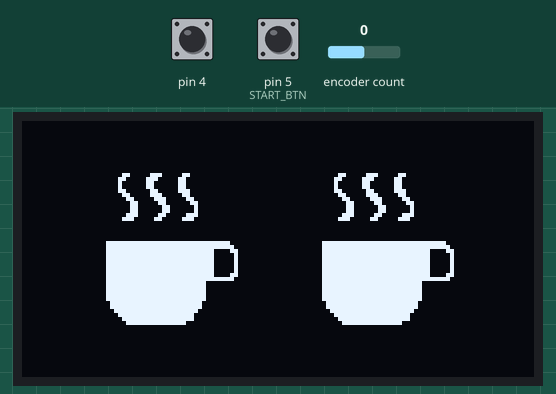
Simulated run of this program. Board: Arduino Nano, built with avr-gcc and run on an emulated ATmega328P. Parts: 128×64 one-colour display. The inputs (shaded band) are chosen by the test bench; at power-on: pin 4 HIGH, encoder count 0, pin 5 (START_BTN) HIGH. EEPROM starts erased.

Above: at 1.2 s.
1.3 s: pin 4 pulled LOW for 0.15 s
At 1.41 s:
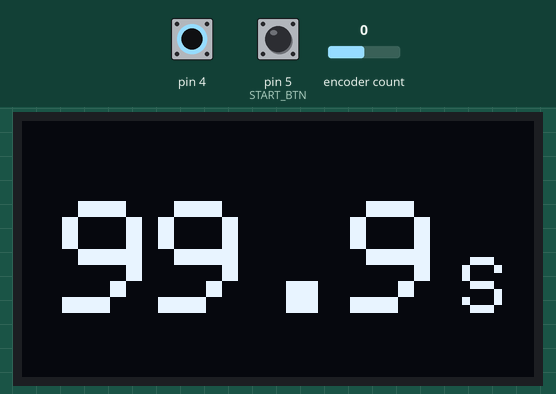
3.0 s: encoder count set to -1
At 4.2 s:
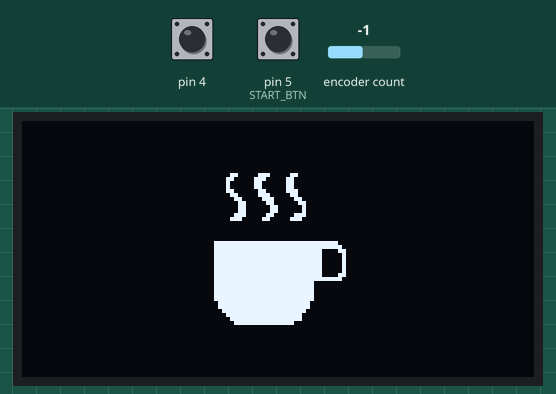
4.5 s: pin 5 (START_BTN) pulled LOW for 0.15 s
At 4.9 s:
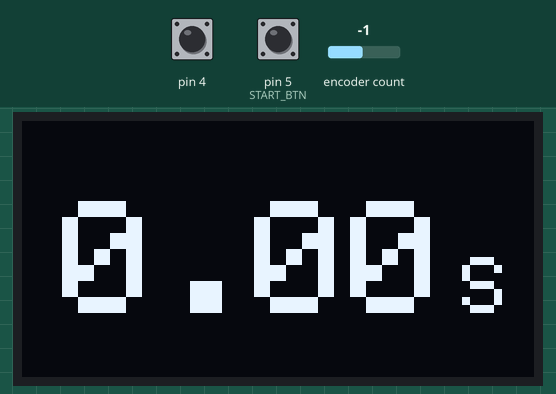
6.5 s: pin 5 (START_BTN) pulled LOW for 3.2 s
11.7 s: pin 4 pulled LOW for 3.2 s
At 12.7 s:
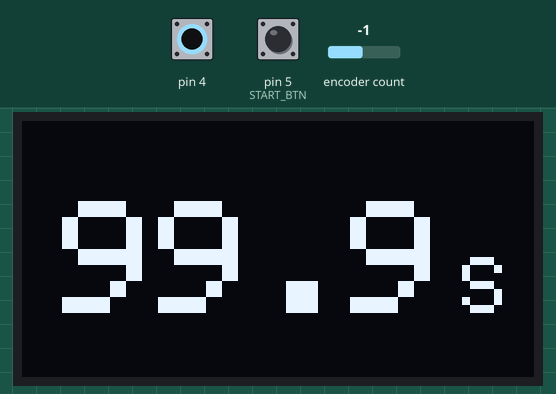
Timing chart, 0 to 14.7 s (numbered marks = the images above; inputs shaded):
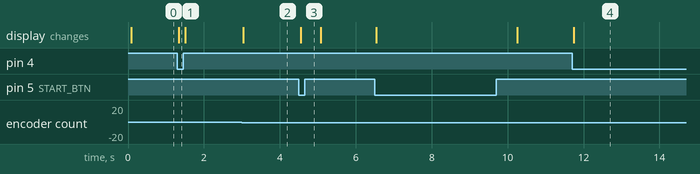

Measured:
- after the input at 1.3 s, the display: changes at once (image 1)
- after the input at 3.0 s, the display: changes at once (image 2)
- after the input at 4.5 s, the display: changes after 0.05 s (image 3)
- after the input at 11.7 s, the display: changes after 0.05 s (image 4)

The program:

main.cpp
```cpp
#include <Arduino.h>
#include <Wire.h>
#include <SPI.h>
#include "RotaryEncoder.h"
#include "Definitions.h"
#include "Display.h"
#include "Dosage.h"
#include "Grinder.h"

RotaryEncoder *encoder;
Display * display;
Dosage *dosage;
Grinder *grinder;

// State Machine
enum States {NORMAL, SET_DOSE, GRINDING, STATS};
uint8_t state = NORMAL;

void setup() {
  Serial.begin(9600);
  encoder = new RotaryEncoder();
  display = new Display();
  dosage = new Dosage();
  grinder = new Grinder();
}

void(* resetFunc) (void) = 0;

void loop() {
  switch(state)
  {
    case NORMAL:
      // set new dose
      if (encoder->wasPressed()) {
        state = SET_DOSE;
        break;
      }

      // start grinding
      if (grinder->startBtnPressed()) {
        state = GRINDING;
        break;
      }

      // show stats
      if (encoder->wasLongPressed()) {
        state = STATS;
        break;
      }

      // select dosage
      if (encoder->wasTurnedLeft()) {
        dosage->singleDoseSelected = true;
      } else if (encoder->wasTurnedRight()) {
        dosage->singleDoseSelected = false;
      }

      // display dosage
      if (dosage->singleDoseSelected) {
        display->printSingleDose();
      } else {
        display->printDoubleDose();
      }

      break;

    case SET_DOSE:
      if (encoder->wasTurnedLeft()) {
        dosage->singleDoseTime -= dosage->singleDoseSelected ? 0.1 : 0.0;
        dosage->doubleDoseTime -= dosage->singleDoseSelected == false ? 0.1 : 0.0;
      } else if (encoder->wasTurnedRight()) {
        dosage->singleDoseTime += dosage->singleDoseSelected ? 0.1 : 0.0;
        dosage->doubleDoseTime += dosage->singleDoseSelected == false ? 0.1 : 0.0;
      }

      dosage->writeToEEPROM();
      display->printTime(dosage->singleDoseSelected ? dosage->singleDoseTime : dosage->doubleDoseTime);

      state = NORMAL;
      break;

    case GRINDING:
      grinder->increaseShotCounter(dosage->singleDoseSelected);

      grinder->on(dosage->singleDoseSelected ? dosage->singleDoseTime : dosage->doubleDoseTime);
      while (millis() < grinder->getTargetTime()) {
        display->printTime((grinder->getTargetTime() - millis()) / 1000.0);
      }
      grinder->off();

      display->printTime(0.0);
      delay(500); // show 0.0 on display for a longer time

      state = NORMAL;
      break;

    case STATS:
      display->printStatistics(grinder->getSingleDoseStats(), grinder->getDoubleDoseStats());

      unsigned long target = millis() + ENC_SW_LONG_PRESS_DUR;
      while (encoder->isPressed())
      {
        if (millis() > target) {
          grinder->resetStats();
          resetFunc();
        }
      }

      break;
  }
}
```

Definitions.h
```cpp
#define DISPLAY_ADDR 0x3C // I2C Address - use 0x3C or 0x3D depending on your display
#define ENC_CLK 2 // Encoder CLK Input Pin
#define ENC_DT 3 // Encoder DT Input Pin
#define ENC_SW 4 // Encoder Switch Input Pin
#define ENC_TOL 2 // 2 Clicks of Tolerance
#define ENC_SW_LONG_PRESS_DUR 5000 // Encoder Switch Long Press Activation Time in ms
#define ENC_THRESHOLD 2 // How responsive should the dose switching be?
#define START_BTN 5 // Start Button Input Pin
#define SSR 6 // Start Button Input Pins
#define SINGLEDOSE_DEFAULT_TIME 2.00 // Default Single Dose Time in S
#define DOUBLEDOSE_DEFAULT_TIME 4.00 // Default Double Dose Time in S
```

Display.cpp
```cpp
#include <Definitions.h>
#include <Display.h>
#include <Adafruit_GFX.h>
#include <Adafruit_SSD1306.h>

static const unsigned char PROGMEM cup[] = {
    0x00, 0x00, 0x00, 0x00, 0x00, 0x00, 0xC1, 0xC1, 0x80, 0x00, 0x01, 0x83, 0x83, 0x00, 0x00, 0x01,
    0x03, 0x03, 0x00, 0x00, 0x01, 0x03, 0x03, 0x00, 0x00, 0x01, 0x81, 0x83, 0x80, 0x00, 0x00, 0xC1,
    0xC1, 0x80, 0x00, 0x00, 0x60, 0xE0, 0xC0, 0x00, 0x00, 0x30, 0x60, 0x60, 0x00, 0x00, 0x30, 0x30,
    0x20, 0x00, 0x00, 0x30, 0x30, 0x20, 0x00, 0x00, 0x70, 0x60, 0xE0, 0x00, 0x00, 0xE0, 0xC1, 0xC0,
    0x00, 0x00, 0x00, 0x00, 0x00, 0x00, 0x00, 0x00, 0x00, 0x00, 0x00, 0x00, 0x00, 0x00, 0x00, 0x00,
    0x00, 0x00, 0x00, 0x00, 0x00, 0x00, 0x00, 0x00, 0x00, 0x00, 0x0F, 0xFF, 0xFF, 0xFF, 0xE0, 0x0F,
    0xFF, 0xFF, 0xFF, 0xF0, 0x0F, 0xFF, 0xFF, 0xFE, 0x18, 0x0F, 0xFF, 0xFF, 0xFE, 0x08, 0x0F, 0xFF,
    0xFF, 0xFE, 0x08, 0x0F, 0xFF, 0xFF, 0xFE, 0x08, 0x0F, 0xFF, 0xFF, 0xFE, 0x08, 0x0F, 0xFF, 0xFF,
    0xFE, 0x08, 0x0F, 0xFF, 0xFF, 0xFE, 0x18, 0x0F, 0xFF, 0xFF, 0xFF, 0xF0, 0x0F, 0xFF, 0xFF, 0xF8,
    0x00, 0x0F, 0xFF, 0xFF, 0xF8, 0x00, 0x0F, 0xFF, 0xFF, 0xF8, 0x00, 0x0F, 0xFF, 0xFF, 0xF8, 0x00,
    0x0F, 0xFF, 0xFF, 0xF8, 0x00, 0x07, 0xFF, 0xFF, 0xF0, 0x00, 0x07, 0xFF, 0xFF, 0xF0, 0x00, 0x03,
    0xFF, 0xFF, 0xE0, 0x00, 0x01, 0xFF, 0xFF, 0xC0, 0x00, 0x00, 0xFF, 0xFF, 0xC0, 0x00, 0x00, 0x7F,
    0xFF, 0x00, 0x00, 0x00, 0x00, 0x00, 0x00, 0x00
};

Display::Display() {
    display = new Adafruit_SSD1306(128, 64, &Wire, 4);

    if(!display->begin(SSD1306_SWITCHCAPVCC, DISPLAY_ADDR)) {
        for(;;);
    }

    display->cp437(true);
    display->clearDisplay();
    display->display();
}

void Display::printSingleDose() {
    display->clearDisplay();
    display->drawBitmap(
        (display->width()  - 40 ) / 2,
        (display->height() - 40) / 2,
        cup, 40, 40, 1);
    display->display();
}

void Display::printDoubleDose() {
    display->clearDisplay();
    display->drawBitmap(
        (display->width()  - 94 ) / 2,
        (display->height() - 40) / 2,
        cup, 40, 40, 1);
    display->drawBitmap(
        (display->width() + 14 ) / 2,
        (display->height() - 40) / 2,
        cup, 40, 40, 1);
    display->display();
}

void Display::printTime(double time) {
    display->clearDisplay();

    display->setTextColor(WHITE);
    display->setTextSize(4);
    display->setCursor(10, 20);
    time = time < 0 ? 0.0 : time;
    time = time < 100 ? time : 99.9;
    display->print(time, time < 10 ? 2 : 1);

    display->setTextSize(2);
    display->setCursor(110, 34);
    display->print("S");

    display->println();
    display->display();
}

void Display::printStatistics(int numberSingles, int numberDoubles) {
    display->clearDisplay();

    display->setTextColor(WHITE);
    display->setTextSize(2);
    display->setCursor(10, 16);
    display->print("#S:");
    display->setCursor(50, 16);
    display->print(numberSingles);

    display->setCursor(10, 36);
    display->print("#D:");
    display->setCursor(50, 36);
    display->print(numberDoubles);

    display->println();
    display->display();
}
```

Display.h
```cpp
#pragma once

class Adafruit_SSD1306;

class Display
{
  private:
    Adafruit_SSD1306* display;

  public:
    Display();
    void printSingleDose();
    void printDoubleDose();
    void printTime(double time);
    void printStatistics(int numberSingles, int numberDoubles);
};
```

Dosage.cpp
```cpp
#include <Dosage.h>
#include <EEPROM.h>

Dosage::Dosage() {
    EEPROM.get(eeAddress, singleDoseTime);
    EEPROM.get(eeAddress + sizeof(double), doubleDoseTime);
    singleDoseTime = singleDoseTime == 0.0 ? SINGLEDOSE_DEFAULT_TIME : singleDoseTime;
    doubleDoseTime = doubleDoseTime == 0.0 ? DOUBLEDOSE_DEFAULT_TIME : doubleDoseTime;
}

void Dosage::writeToEEPROM() {
    EEPROM.put(eeAddress, singleDoseTime);
    EEPROM.put(eeAddress + sizeof(double), doubleDoseTime);
}
```

Dosage.h
```cpp
#pragma once
#include "Definitions.h"

class Dosage
{
  private:
    int eeAddress = 0;

  public:
    Dosage();
    bool singleDoseSelected = false;
    double singleDoseTime = SINGLEDOSE_DEFAULT_TIME;
    double doubleDoseTime = DOUBLEDOSE_DEFAULT_TIME;
    void writeToEEPROM();
};
```

Grinder.cpp
```cpp
#include <Grinder.h>
#include <Arduino.h>
#include "Definitions.h"
#include <EEPROM.h>

Grinder::Grinder() {
    pinMode(SSR, OUTPUT);
    pinMode(START_BTN, INPUT_PULLUP);
}

bool Grinder::startBtnPressed() {
    return !digitalRead(START_BTN); // Negated because PULLUP
}

int Grinder::getSingleDoseStats() {
    static int res = 0;
    EEPROM.get(eeAddress, res);
    return res;
}

int Grinder::getDoubleDoseStats() {
    static int res = 0;
    EEPROM.get(eeAddress + sizeof(int), res);
    return res;
}

void Grinder::increaseShotCounter(bool isSingleDose) {
    if (isSingleDose) {
        EEPROM.put(eeAddress, getSingleDoseStats() + 1);
    } else {
        EEPROM.put(eeAddress + sizeof(int), getDoubleDoseStats() + 1);
    }
}

void Grinder::resetStats() {
    for (int i = 0 ; i < EEPROM.length() ; i++) {
        EEPROM.write(i, 0);
    }
}

unsigned long Grinder::getTargetTime() {
    return targetTime;
}

void Grinder::on(double targetTime) {
    this->targetTime = millis() + targetTime * 1000;
    digitalWrite(SSR, HIGH);
}

void Grinder::off() {
    digitalWrite(SSR, LOW);
}
```

Grinder.h
```cpp
#pragma once

class Grinder
{
    private:
        int eeAddress = 100;
        unsigned long targetTime = 0;

    public:
        Grinder();
        bool startBtnPressed();
        int getSingleDoseStats();
        int getDoubleDoseStats();
        void increaseShotCounter(bool isSingleDose);
        void resetStats();
        unsigned long getTargetTime();
        void on(double targetTime);
        void off();
};
```

RotaryEncoder.cpp
```cpp
#include <RotaryEncoder.h>
#include <Definitions.h>
#include <Encoder.h>
#include <JC_Button.h>

RotaryEncoder::RotaryEncoder() {
    button = new Button(ENC_SW, 100, true, true);
    encoder = new Encoder(ENC_CLK, ENC_DT);
    button->begin();
}

bool RotaryEncoder::wasTurnedLeft() {
    if (encoder->read() < 0 - ENC_TOL) {
        encoder->write(0);
        return true;
    }
    return false;
}

bool RotaryEncoder::wasTurnedRight() {
    if (encoder->read() > 0 + ENC_TOL) {
        encoder->write(0);
        return true;
    }
    return false;
}

bool RotaryEncoder::isPressed() {
    button->read();
    if (button->isPressed()) {
        return true;
    }
    return false;
}

bool RotaryEncoder::isReleased() {
    button->read();
    if (button->isReleased()) {
        return true;
    }
    return false;
}

bool RotaryEncoder::wasPressed() {
    if (!wasLongPressed() && button->isPressed()) {
        return true;
    }
    return false;
}

bool RotaryEncoder::wasLongPressed() {
    button->read();
    if (button->pressedFor(ENC_SW_LONG_PRESS_DUR)) {
        return true;
    }
    return false;
}
```

RotaryEncoder.h
```cpp
#pragma once

class Button;
class Encoder;

class RotaryEncoder
{
  private:
    Button *button;
    Encoder *encoder;

  public:
    RotaryEncoder();
    bool wasTurnedLeft();
    bool wasTurnedRight();
    bool isPressed();
    bool isReleased();
    bool wasPressed();
    bool wasLongPressed();
};
```
